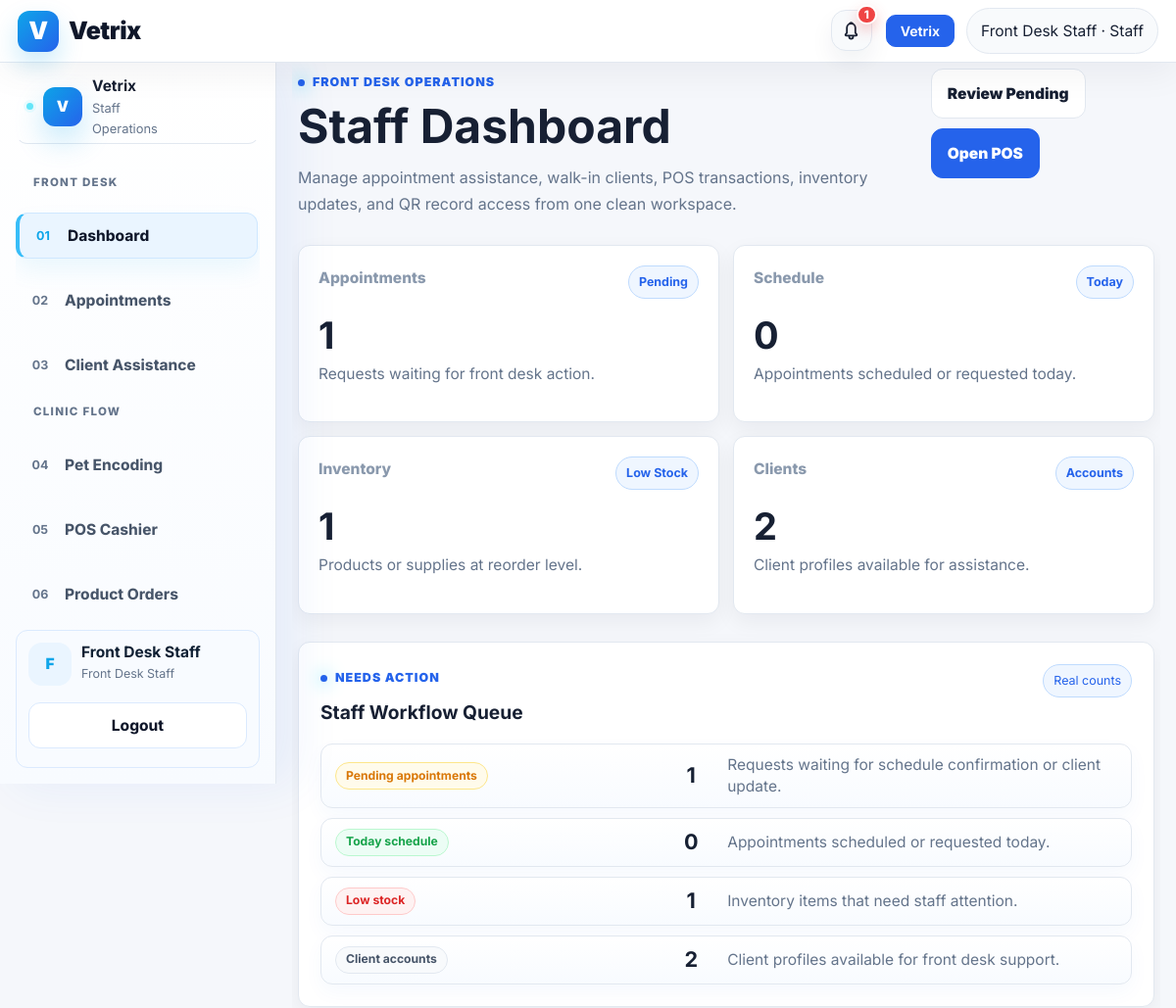
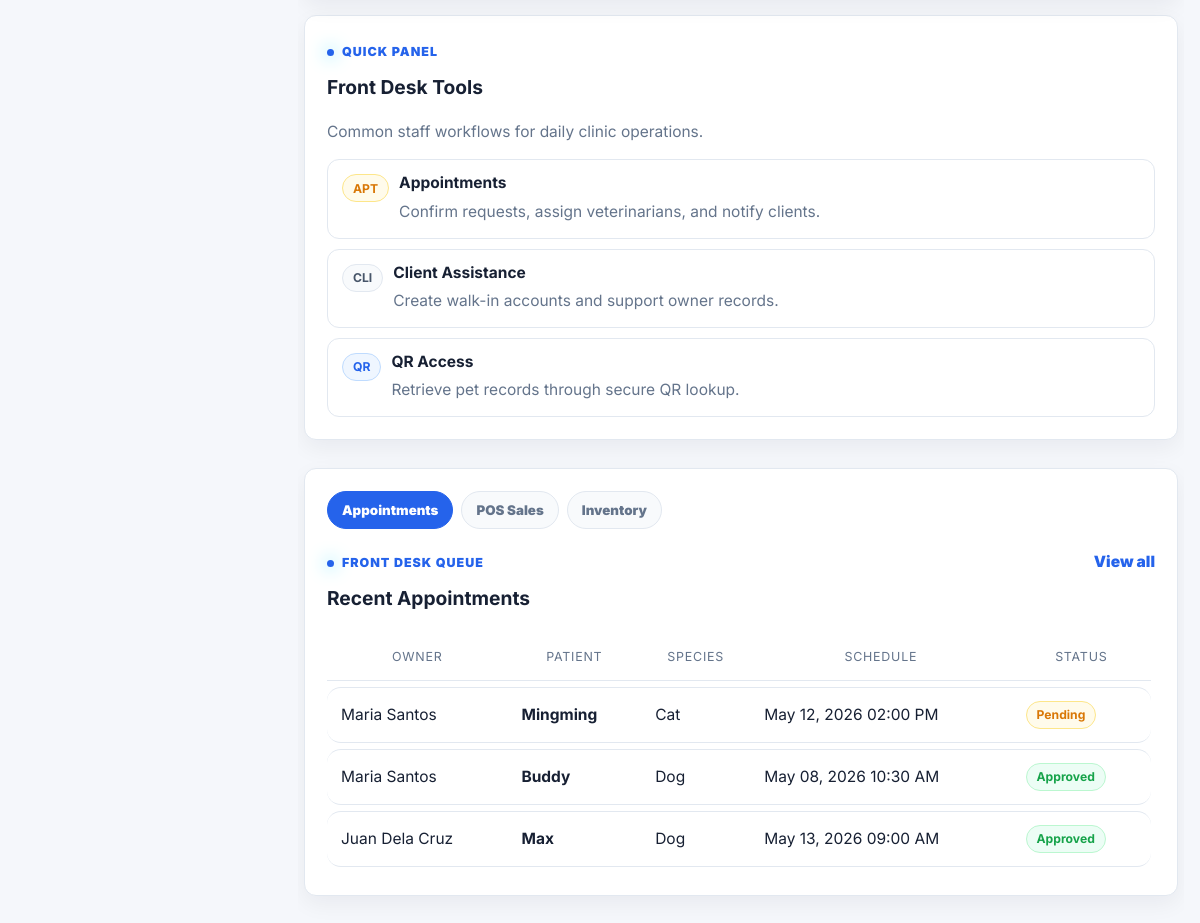
Screenshot of /staff/dashboard.php (signed in) with the database file from the repository (2 pictures, top to bottom).
### tables this page shows
CREATE TABLE appointments (
    id INT AUTO_INCREMENT PRIMARY KEY,
    owner_id INT NOT NULL,
    pet_id INT NOT NULL,
    requested_date DATETIME NOT NULL,
    scheduled_date DATETIME NULL,
    assigned_vet_id INT NULL,
    confirmation_code VARCHAR(40) NULL,
    reason TEXT,
    status ENUM('pending','approved','completed','cancelled') DEFAULT 'pending',
    admin_notes TEXT,
    created_at TIMESTAMP DEFAULT CURRENT_TIMESTAMP,
    FOREIGN KEY (owner_id) REFERENCES users(id) ON DELETE CASCADE,
    FOREIGN KEY (pet_id) REFERENCES pets(id) ON DELETE CASCADE,
    FOREIGN KEY (assigned_vet_id) REFERENCES users(id) ON DELETE SET NULL
);

CREATE TABLE users (
    id INT AUTO_INCREMENT PRIMARY KEY,
    full_name VARCHAR(120) NOT NULL,
    email VARCHAR(120) UNIQUE NOT NULL,
    phone VARCHAR(30),
    emergency_contact VARCHAR(120),
    address VARCHAR(255),
    password VARCHAR(255) NOT NULL,
    role ENUM('admin','veterinarian','staff','client') NOT NULL DEFAULT 'client',
    account_source ENUM('self_registered','admin_created','system_seed') DEFAULT 'self_registered',
    created_by INT NULL,
    status ENUM('pending','approved','active','inactive','rejected') NOT NULL DEFAULT 'pending',
    approved_by INT NULL,
    approved_at DATETIME NULL,
    rejected_at DATETIME NULL,
    otp_verified_at DATETIME NULL,
    created_at TIMESTAMP DEFAULT CURRENT_TIMESTAMP
);

CREATE TABLE pets (
    id INT AUTO_INCREMENT PRIMARY KEY,
    owner_id INT NOT NULL,
    name VARCHAR(100) NOT NULL,
    species VARCHAR(50),
    breed VARCHAR(80),
    sex VARCHAR(20),
    birth_date DATE,
    weight DECIMAL(6,2),
    color VARCHAR(50),
    allergies TEXT,
    critical_notes TEXT,
    notes TEXT,
    pet_photo VARCHAR(255) NULL,
    verification_status ENUM('pending','approved','rejected','in_person_confirmation') DEFAULT 'pending',
    verification_notes TEXT NULL,
    verified_by INT NULL,
    verified_at TIMESTAMP NULL DEFAULT NULL,
    last_updated_by INT NULL,
    created_at TIMESTAMP DEFAULT CURRENT_TIMESTAMP,
    updated_at TIMESTAMP NULL DEFAULT NULL,
    FOREIGN KEY (owner_id) REFERENCES users(id) ON DELETE CASCADE
);

### includes/functions.php (called while the page is built, shortened)
<?php
function e($value) {
    return htmlspecialchars($value ?? '', ENT_QUOTES, 'UTF-8');
}
function app_url($path = '') {
    $script = str_replace('\\', '/', $_SERVER['SCRIPT_NAME']);
    $dir = rtrim(dirname($script), '/\\');
    $knownFolders = ['/admin', '/vet', '/staff', '/client', '/includes', '/config', '/api', '/assets'];
    foreach ($knownFolders as $folder) {
        if (substr($dir, -strlen($folder)) === $folder) {
            $dir = substr($dir, 0, -strlen($folder));
            break;
        }
    }
    return $dir . '/' . ltrim($path, '/');
}
?>

### staff/dashboard.php (the view, shortened to what this page needs)
<?php
require_once "../config/database.php";
require_once "../includes/functions.php";
include "../includes/header.php";
include "../includes/navbar.php";
$pending = (int)$conn->query("SELECT COUNT(*) c FROM appointments WHERE status='pending'")->fetch_assoc()['c'];
$today = (int)$conn->query("SELECT COUNT(*) c FROM appointments WHERE DATE(COALESCE(scheduled_date,requested_date))=CURDATE()")->fetch_assoc()['c'];
$low = (int)$conn->query("SELECT COUNT(*) c FROM inventory_items WHERE status IN ('low_stock','out_of_stock')")->fetch_assoc()['c'];
$clients = (int)$conn->query("SELECT COUNT(*) c FROM users WHERE role='client'")->fetch_assoc()['c'];
$recentAppointments = $conn->query("SELECT a.*, u.full_name owner_name, p.name pet_name, p.species, v.full_name vet_name
    FROM appointments a
    JOIN users u ON a.owner_id=u.id
    JOIN pets p ON a.pet_id=p.id
    LEFT JOIN users v ON a.assigned_vet_id=v.id
    ORDER BY FIELD(a.status,'pending','approved','completed','cancelled'), COALESCE(a.scheduled_date,a.requested_date) ASC
    LIMIT 7");
$actionQueue = [
    ['Pending appointments', $pending, 'Requests waiting for schedule confirmation or client update.', 'staff/appointments.php?status=pending', 'warn'],
    ['Today schedule', $today, 'Appointments scheduled or requested today.', 'staff/appointments.php', 'ok'],
    ['Low stock', $low, 'Inventory items that need staff attention.', 'staff/inventory.php', 'bad'],
    ['Client accounts', $clients, 'Client profiles available for front desk support.', 'staff/clients.php', 'neutral'],
];
$statusClass = function ($status) {
    $status = strtolower((string)$status);
    if (in_array($status, ['approved', 'active', 'paid', 'completed'], true)) return 'ok';
    if (in_array($status, ['pending'], true)) return 'warn';
    if (in_array($status, ['scheduled'], true)) return 'ai';
    if (in_array($status, ['cancelled', 'rejected', 'low_stock', 'out_of_stock'], true)) return 'bad';
    return 'neutral';
};
?>
<div class="layout ai-admin-shell">
    <?php include "../includes/staff_sidebar.php"; ?>
    <main class="content ai-main">
        <header class="ai-top">
            <div>
                <span class="ai-eyebrow">Front Desk Operations</span>
                <h1>Staff Dashboard</h1>
                <p>Manage appointment assistance, walk-in clients, POS transactions, inventory updates, and QR record access from one clean workspace.</p>
            </div>
            <div class="ai-top-actions">
                <a href="<?= app_url('staff/appointments.php?status=pending') ?>">Review Pending</a>
                <a class="ai-primary-action" href="<?= app_url('staff/pos.php') ?>">Open POS</a>
            </div>
        </header>
        <section class="ai-kpis" aria-label="Staff KPIs">
            <article class="ai-kpi-card">
                <div class="ai-card-head"><span>Appointments</span><b>Pending</b></div>
                <strong><?= $pending ?></strong>
                <p>Requests waiting for front desk action.</p>
            </article>
            <article class="ai-kpi-card">
                <div class="ai-card-head"><span>Schedule</span><b>Today</b></div>
                <strong><?= $today ?></strong>
                <p>Appointments scheduled or requested today.</p>
            </article>
            <article class="ai-kpi-card">
                <div class="ai-card-head"><span>Inventory</span><b>Low Stock</b></div>
                <strong><?= $low ?></strong>
                <p>Products or supplies at reorder level.</p>
            </article>
            <article class="ai-kpi-card">
                <div class="ai-card-head"><span>Clients</span><b>Accounts</b></div>
                <strong><?= $clients ?></strong>
                <p>Client profiles available for assistance.</p>
            </article>
        </section>
        <section class="ai-grid">
            <article class="ai-insights">
                <div class="ai-section-head">
                    <div>
                        <span class="ai-eyebrow">Needs Action</span>
                        <h2>Staff Workflow Queue</h2>
                    </div>
                    <span class="ai-live-dot">Real counts</span>
                </div>
                <div class="ai-insight-list">
                    <?php foreach ($actionQueue as $item): ?>
                        <a class="ai-insight-row admin-action-queue-row" href="<?= app_url($item[3]) ?>">
                            <span class="ai-status <?= e($item[4]) ?>"><?= e($item[0]) ?></span>
                            <b><?= (int)$item[1] ?></b>
                            <p><?= e($item[2]) ?></p>
                        </a>
                    <?php endforeach; ?>
                </div>
            </article>
            <article class="ai-card">
                <div class="ai-section-head">
                    <div>
                        <span class="ai-eyebrow">Quick Panel</span>
                        <h2>Front Desk Tools</h2>
                    </div>
                </div>
                <p class="ai-card-note">Common staff workflows for daily clinic operations.</p>
                <div class="vet-quick-actions">
                    <a href="<?= app_url('staff/appointments.php') ?>">
                        <span class="ai-status warn">APT</span>
                        <b>Appointments</b>
                        <p>Confirm requests, assign veterinarians, and notify clients.</p>
                    </a>
                    <a href="<?= app_url('staff/clients.php') ?>">
                        <span class="ai-status neutral">CLI</span>
                        <b>Client Assistance</b>
                        <p>Create walk-in accounts and support owner records.</p>
                    </a>
                    <a href="<?= app_url('staff/qr.php') ?>">
                        <span class="ai-status ai">QR</span>
                        <b>QR Access</b>
                        <p>Retrieve pet records through secure QR lookup.</p>
                    </a>
                </div>
            </article>
        </section>
        <section class="ai-workspace">
            <div class="ai-tabs" role="tablist" aria-label="Staff workspace views">
                <button class="active" type="button" data-ai-tab="appointments">Appointments</button>
                <button type="button" data-ai-tab="sales">POS Sales</button>
                <button type="button" data-ai-tab="inventory">Inventory</button>
            </div>
            <div class="ai-tab-panel active" id="ai-tab-appointments">
                <div class="ai-section-head">
                    <div>
                        <span class="ai-eyebrow">Front Desk Queue</span>
                        <h2>Recent Appointments</h2>
                    </div>
                    <a class="ai-text-link" href="<?= app_url('staff/appointments.php') ?>">View all</a>
                </div>
                <div class="ai-table-wrap">
                    <table class="ai-table">
                        <thead>
                            <tr>
                                <th>Owner</th>
                                <th>Patient</th>
                                <th>Species</th>
                                <th>Schedule</th>
                                <th>Status</th>
                            </tr>
                        </thead>
                        <tbody>
                            <?php if ($recentAppointments && $recentAppointments->num_rows > 0): ?>
                                <?php while ($a = $recentAppointments->fetch_assoc()): ?>
                                    <tr>
                                        <td><?= e($a['owner_name']) ?></td>
                                        <td><b><?= e($a['pet_name']) ?></b></td>
                                        <td><?= e($a['species'] ?: 'Unknown') ?></td>
                                        <td><?= e(date('M d, Y h:i A', strtotime($a['scheduled_date'] ?: $a['requested_date']))) ?></td>
                                        <td><span class="ai-status <?= e($statusClass($a['status'])) ?>"><?= e(ucfirst($a['status'])) ?></span></td>
                                    </tr>
                                <?php endwhile; ?>
                            <?php else: ?>
                                <tr><td colspan="5">No appointments yet.</td></tr>
                            <?php endif; ?>
                        </tbody>
                    </table>
                </div>
            </div>
        </section>
    </main>
</div>
<?php include "../includes/footer.php"; ?>

### rows the page displays
appointments: owner.full_name "Maria Santos", pet.name "Mingming", pet.species "Cat", scheduled_date+requested_date "May 12, 2026 02:00 PM", status "Pending"
appointments: owner.full_name "Maria Santos", pet.name "Buddy", pet.species "Dog", scheduled_date "May 08, 2026 10:30 AM", status "Approved"
appointments: owner.full_name "Juan Dela Cruz", pet.name "Max", pet.species "Dog", scheduled_date "May 13, 2026 09:00 AM", status "Approved"

### other values shown
$notifLabel "1"
$_SESSION['full_name'] "Front Desk Staff"
$navRole "Staff"
$section "FRONT DESK"
$link[0] "01"
$link[1] "Dashboard"
$link[0] "02"
$link[1] "Appointments"
$link[0] "03"
$link[1] "Client Assistance"
$section "CLINIC FLOW"
$link[0] "04"
$link[1] "Pet Encoding"
$link[0] "05"
$link[1] "POS Cashier"
